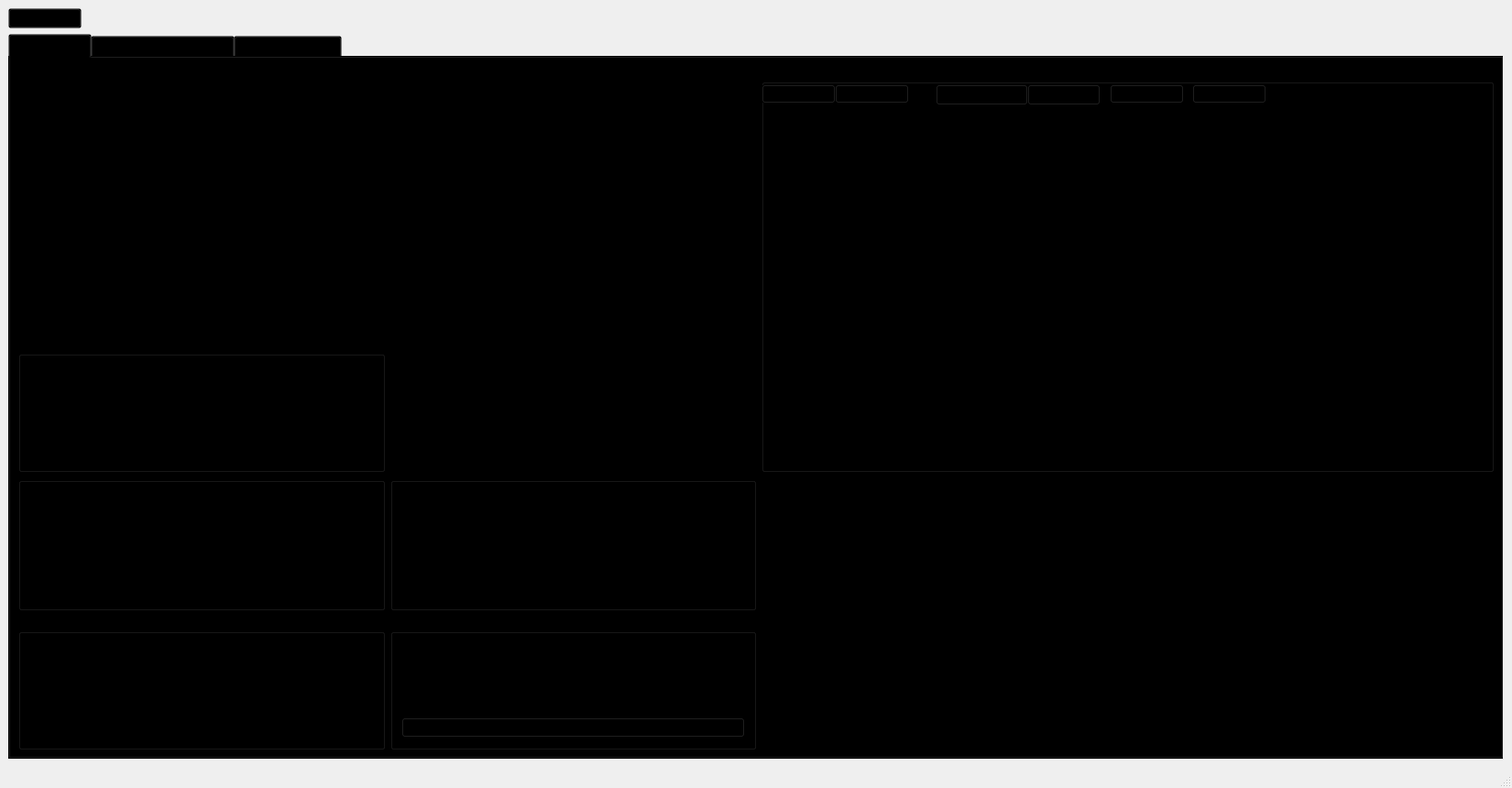
<?xml version="1.0" encoding="UTF-8"?>
<ui version="4.0">
 <class>MainWindow</class>
 <widget class="QMainWindow" name="MainWindow">
  <property name="geometry">
   <rect>
    <x>0</x>
    <y>0</y>
    <width>1650</width>
    <height>860</height>
   </rect>
  </property>
  <property name="windowTitle">
   <string>MainWindow</string>
  </property>
  <property name="styleSheet">
   <string notr="true"/>
  </property>
  <widget class="QWidget" name="centralwidget">
   <property name="styleSheet">
    <string notr="true">background: transparent;</string>
   </property>
   <layout class="QGridLayout" name="gridLayout">
    <item row="1" column="0" alignment="Qt::AlignLeft">
     <widget class="QPushButton" name="baglan_btn">
      <property name="text">
       <string>BAĞLAN</string>
      </property>
      <property name="icon">
       <iconset>
        <normaloff>:/window/icons/down-arrow.png</normaloff>:/window/icons/down-arrow.png</iconset>
      </property>
     </widget>
    </item>
    <item row="2" column="0">
     <widget class="QTabWidget" name="arayuz">
      <property name="styleSheet">
       <string notr="true"/>
      </property>
      <property name="currentIndex">
       <number>0</number>
      </property>
      <widget class="QWidget" name="tab">
       <property name="styleSheet">
        <string notr="true">background-image: url(:/team/icons/team-logo.png);
background-repeat: no-repeat;
background-position: center;

position: relative;

before {
    content: &quot;&quot;;
    position: absolute;
    top: 0;
    left: 0;
    right: 0;
    bottom: 0;
    background-image: url(:/team/icons/team-logo.png);
    background-repeat: no-repeat;
    background-position: center;
    opacity: 0.5; /* Burada şeffaflık oranını ayarlayabilirsiniz */
    z-index: -1; /* Pseudo-element'in arka planda kalmasını sağlar */
}
</string>
       </property>
       <attribute name="title">
        <string>ANA SAYFA</string>
       </attribute>
       <layout class="QGridLayout" name="gridLayout_2">
        <item row="3" column="1">
         <widget class="QGroupBox" name="groupBox_2">
          <property name="styleSheet">
           <string notr="true">background: transparent;</string>
          </property>
          <property name="title">
           <string/>
          </property>
          <layout class="QGridLayout" name="gridLayout_4">
           <item row="0" column="0">
            <widget class="QLabel" name="label_11">
             <property name="text">
              <string>Enlem</string>
             </property>
            </widget>
           </item>
           <item row="0" column="1">
            <widget class="QLabel" name="lat_lbl">
             <property name="text">
              <string>0,0</string>
             </property>
            </widget>
           </item>
           <item row="1" column="0">
            <widget class="QLabel" name="label_12">
             <property name="text">
              <string>Boylam</string>
             </property>
            </widget>
           </item>
           <item row="1" column="1">
            <widget class="QLabel" name="lon_lbl">
             <property name="text">
              <string>0,0</string>
             </property>
            </widget>
           </item>
           <item row="2" column="0">
            <widget class="QLabel" name="label_13">
             <property name="text">
              <string>İrtifa</string>
             </property>
            </widget>
           </item>
           <item row="2" column="1">
            <widget class="QLabel" name="alt_lbl">
             <property name="text">
              <string>0,0</string>
             </property>
            </widget>
           </item>
          </layout>
         </widget>
        </item>
        <item row="0" column="2" rowspan="3" colspan="2">
         <widget class="QGroupBox" name="groupBox_5">
          <property name="styleSheet">
           <string notr="true">background: transparent;</string>
          </property>
          <property name="title">
           <string>GroupBox</string>
          </property>
          <widget class="QLabel" name="map_lbl">
           <property name="geometry">
            <rect>
             <x>20</x>
             <y>10</y>
             <width>801</width>
             <height>491</height>
            </rect>
           </property>
           <property name="styleSheet">
            <string notr="true">background: transparent;</string>
           </property>
           <property name="text">
            <string/>
           </property>
           <property name="pixmap">
            <pixmap>../Pictures/Screenshots/Ekran görüntüsü 2025-02-08 203900.png</pixmap>
           </property>
          </widget>
          <widget class="QLabel" name="hud_lbl">
           <property name="geometry">
            <rect>
             <x>420</x>
             <y>60</y>
             <width>261</width>
             <height>131</height>
            </rect>
           </property>
           <property name="styleSheet">
            <string notr="true">background: transparent;</string>
           </property>
           <property name="text">
            <string/>
           </property>
           <property name="pixmap">
            <pixmap>../Pictures/Screenshots/Ekran görüntüsü 2025-02-11 154329.png</pixmap>
           </property>
          </widget>
          <widget class="QPushButton" name="arm_btn">
           <property name="geometry">
            <rect>
             <x>0</x>
             <y>20</y>
             <width>81</width>
             <height>21</height>
            </rect>
           </property>
           <property name="styleSheet">
            <string notr="true">background: transparent;</string>
           </property>
           <property name="text">
            <string>ARM</string>
           </property>
          </widget>
          <widget class="QPushButton" name="kac_btn">
           <property name="geometry">
            <rect>
             <x>80</x>
             <y>20</y>
             <width>81</width>
             <height>21</height>
            </rect>
           </property>
           <property name="styleSheet">
            <string notr="true">background: transparent;</string>
           </property>
           <property name="text">
            <string>KAÇ</string>
           </property>
          </widget>
          <widget class="QComboBox" name="mod_cb">
           <property name="geometry">
            <rect>
             <x>190</x>
             <y>20</y>
             <width>101</width>
             <height>23</height>
            </rect>
           </property>
           <property name="styleSheet">
            <string notr="true">background: transparent;</string>
           </property>
           <item>
            <property name="text">
             <string>STABILIZED</string>
            </property>
           </item>
           <item>
            <property name="text">
             <string>MANUAL</string>
            </property>
           </item>
           <item>
            <property name="text">
             <string>LAND</string>
            </property>
           </item>
           <item>
            <property name="text">
             <string>HOLD</string>
            </property>
           </item>
           <item>
            <property name="text">
             <string>MISSION</string>
            </property>
           </item>
          </widget>
          <widget class="QPushButton" name="mod_btn">
           <property name="geometry">
            <rect>
             <x>290</x>
             <y>20</y>
             <width>80</width>
             <height>23</height>
            </rect>
           </property>
           <property name="styleSheet">
            <string notr="true">background: transparent;</string>
           </property>
           <property name="text">
            <string>select</string>
           </property>
          </widget>
          <widget class="QPushButton" name="sinirciz_btn">
           <property name="geometry">
            <rect>
             <x>380</x>
             <y>20</y>
             <width>81</width>
             <height>21</height>
            </rect>
           </property>
           <property name="styleSheet">
            <string notr="true">background: transparent;</string>
           </property>
           <property name="text">
            <string>Sınır Çiz</string>
           </property>
           <property name="icon">
            <iconset>
             <normaloff>:/map/icons/plane.png</normaloff>:/map/icons/plane.png</iconset>
           </property>
          </widget>
          <widget class="QPushButton" name="hss_btn">
           <property name="geometry">
            <rect>
             <x>470</x>
             <y>20</y>
             <width>81</width>
             <height>21</height>
            </rect>
           </property>
           <property name="styleSheet">
            <string notr="true">background: transparent;</string>
           </property>
           <property name="text">
            <string>HSS Yenile</string>
           </property>
           <property name="icon">
            <iconset>
             <normaloff>:/map/icons/plane.png</normaloff>:/map/icons/plane.png</iconset>
           </property>
          </widget>
          <widget class="QCheckBox" name="takp_cbh">
           <property name="geometry">
            <rect>
             <x>560</x>
             <y>20</y>
             <width>81</width>
             <height>20</height>
            </rect>
           </property>
           <property name="styleSheet">
            <string notr="true">background: transparent;</string>
           </property>
           <property name="text">
            <string>Takip Et</string>
           </property>
          </widget>
         </widget>
        </item>
        <item row="3" column="0">
         <widget class="QGroupBox" name="groupBox_4">
          <property name="styleSheet">
           <string notr="true">background: transparent;</string>
          </property>
          <property name="title">
           <string/>
          </property>
          <layout class="QGridLayout" name="gridLayout_3">
           <item row="0" column="1">
            <widget class="QLabel" name="roll_lbl">
             <property name="text">
              <string>0,0</string>
             </property>
            </widget>
           </item>
           <item row="0" column="0">
            <widget class="QLabel" name="label_8">
             <property name="text">
              <string>Roll (deg)</string>
             </property>
            </widget>
           </item>
           <item row="1" column="0">
            <widget class="QLabel" name="label_9">
             <property name="text">
              <string>Pitch (deg)</string>
             </property>
            </widget>
           </item>
           <item row="2" column="1">
            <widget class="QLabel" name="yaw_lbl">
             <property name="text">
              <string>0,0</string>
             </property>
            </widget>
           </item>
           <item row="2" column="0">
            <widget class="QLabel" name="label_10">
             <property name="text">
              <string>Yaw (deg)</string>
             </property>
            </widget>
           </item>
           <item row="1" column="1">
            <widget class="QLabel" name="pitch_lbl">
             <property name="text">
              <string>0,0</string>
             </property>
            </widget>
           </item>
          </layout>
         </widget>
        </item>
        <item row="4" column="0">
         <widget class="QGroupBox" name="groupBox_hizverileri_2">
          <property name="styleSheet">
           <string notr="true">background: transparent;</string>
          </property>
          <property name="title">
           <string>Hız Verileri</string>
          </property>
          <layout class="QGridLayout" name="gridLayout_6">
           <item row="0" column="0">
            <widget class="QLabel" name="lbl_hz">
             <property name="text">
              <string>HAVA HIZI (m/s):</string>
             </property>
            </widget>
           </item>
           <item row="0" column="1">
            <widget class="QLabel" name="havahizi_lbl">
             <property name="text">
              <string>0.00</string>
             </property>
            </widget>
           </item>
           <item row="1" column="0">
            <widget class="QLabel" name="label_15">
             <property name="text">
              <string>YER HIZI(m/s):</string>
             </property>
            </widget>
           </item>
           <item row="1" column="1">
            <widget class="QLabel" name="yerhizi_lbl">
             <property name="text">
              <string>0.00</string>
             </property>
            </widget>
           </item>
          </layout>
         </widget>
        </item>
        <item row="3" column="2" rowspan="2" colspan="2">
         <widget class="QLabel" name="terminal_lbl">
          <property name="styleSheet">
           <string notr="true">background: transparent;</string>
          </property>
          <property name="text">
           <string>TextLabel</string>
          </property>
         </widget>
        </item>
        <item row="2" column="0">
         <widget class="QGroupBox" name="groupBox_7">
          <property name="styleSheet">
           <string notr="true">background: transparent;</string>
          </property>
          <property name="title">
           <string>Uçuş Bilgileri</string>
          </property>
          <layout class="QGridLayout" name="gridLayout_5">
           <item row="0" column="0">
            <widget class="QLabel" name="label">
             <property name="text">
              <string>Uçuş modu:</string>
             </property>
            </widget>
           </item>
           <item row="0" column="1">
            <widget class="QLabel" name="ucusmod_lbl">
             <property name="text">
              <string/>
             </property>
            </widget>
           </item>
           <item row="1" column="0">
            <widget class="QLabel" name="label_5">
             <property name="text">
              <string>Uçuş süresi:</string>
             </property>
            </widget>
           </item>
           <item row="1" column="1">
            <widget class="QLabel" name="ucussuresi_lbl">
             <property name="text">
              <string/>
             </property>
            </widget>
           </item>
          </layout>
         </widget>
        </item>
        <item row="4" column="1">
         <widget class="QGroupBox" name="groupBox">
          <property name="styleSheet">
           <string notr="true">background: transparent;</string>
          </property>
          <property name="title">
           <string>Önerilen Sıralama</string>
          </property>
          <layout class="QGridLayout" name="gridLayout_7">
           <item row="0" column="0">
            <widget class="QRadioButton" name="iha1_rbtn">
             <property name="text">
              <string>İHA 1</string>
             </property>
            </widget>
           </item>
           <item row="1" column="0">
            <widget class="QRadioButton" name="iha2_rbtn">
             <property name="text">
              <string>İHA 2</string>
             </property>
            </widget>
           </item>
           <item row="2" column="0">
            <widget class="QRadioButton" name="iha3_rbtn">
             <property name="text">
              <string>İHA 3</string>
             </property>
            </widget>
           </item>
           <item row="3" column="0">
            <widget class="QPushButton" name="select_btn">
             <property name="text">
              <string>SELECT</string>
             </property>
            </widget>
           </item>
          </layout>
         </widget>
        </item>
        <item row="0" column="0" rowspan="2" colspan="2">
         <widget class="QLabel" name="kamera_lbl">
          <property name="styleSheet">
           <string notr="true">border-image: url(:/team/icons/kamera.png);

</string>
          </property>
          <property name="text">
           <string/>
          </property>
         </widget>
        </item>
       </layout>
      </widget>
      <widget class="QWidget" name="tab_3">
       <attribute name="title">
        <string>BAGLANTI PENCERESİ</string>
       </attribute>
       <layout class="QGridLayout" name="gridLayout_9">
        <item row="1" column="1" rowspan="2">
         <widget class="QGroupBox" name="gb_guvenlikonlemleri2">
          <property name="styleSheet">
           <string notr="true">background: transparent;</string>
          </property>
          <property name="title">
           <string>Güvenlik Önlemleri</string>
          </property>
          <widget class="QLabel" name="label_3">
           <property name="geometry">
            <rect>
             <x>12</x>
             <y>49</y>
             <width>81</width>
             <height>16</height>
            </rect>
           </property>
           <property name="text">
            <string>MAXİRTİFA :</string>
           </property>
          </widget>
          <widget class="QLabel" name="label_4">
           <property name="geometry">
            <rect>
             <x>12</x>
             <y>99</y>
             <width>71</width>
             <height>16</height>
            </rect>
           </property>
           <property name="text">
            <string>MİNİRTİFA :</string>
           </property>
          </widget>
          <widget class="QLabel" name="label_7">
           <property name="geometry">
            <rect>
             <x>0</x>
             <y>150</y>
             <width>101</width>
             <height>16</height>
            </rect>
           </property>
           <property name="text">
            <string>ORTALAMA HIZ :</string>
           </property>
          </widget>
          <widget class="QLineEdit" name="lineEdit">
           <property name="geometry">
            <rect>
             <x>100</x>
             <y>50</y>
             <width>137</width>
             <height>22</height>
            </rect>
           </property>
          </widget>
          <widget class="QLineEdit" name="lineEdit_2">
           <property name="geometry">
            <rect>
             <x>100</x>
             <y>90</y>
             <width>137</width>
             <height>22</height>
            </rect>
           </property>
          </widget>
          <widget class="QLineEdit" name="lineEdit_3">
           <property name="geometry">
            <rect>
             <x>100</x>
             <y>140</y>
             <width>137</width>
             <height>22</height>
            </rect>
           </property>
          </widget>
         </widget>
        </item>
        <item row="3" column="0" rowspan="2">
         <widget class="QGroupBox" name="groupBox_9">
          <property name="styleSheet">
           <string notr="true">background: transparent;</string>
          </property>
          <property name="title">
           <string>TEKNOFEST TELEMETRİSİ</string>
          </property>
          <widget class="QLabel" name="label_2">
           <property name="geometry">
            <rect>
             <x>20</x>
             <y>26</y>
             <width>55</width>
             <height>20</height>
            </rect>
           </property>
           <property name="text">
            <string>Http:</string>
           </property>
          </widget>
          <widget class="QLineEdit" name="telemetri_lbl">
           <property name="geometry">
            <rect>
             <x>10</x>
             <y>50</y>
             <width>311</width>
             <height>22</height>
            </rect>
           </property>
          </widget>
          <widget class="QLabel" name="label_6">
           <property name="geometry">
            <rect>
             <x>20</x>
             <y>90</y>
             <width>81</width>
             <height>16</height>
            </rect>
           </property>
           <property name="text">
            <string>Kullanici Adı : </string>
           </property>
          </widget>
          <widget class="QLabel" name="label_14">
           <property name="geometry">
            <rect>
             <x>20</x>
             <y>120</y>
             <width>55</width>
             <height>16</height>
            </rect>
           </property>
           <property name="text">
            <string>Sifre :</string>
           </property>
          </widget>
          <widget class="QLineEdit" name="telemetrikullancadi_lbl">
           <property name="geometry">
            <rect>
             <x>122</x>
             <y>90</y>
             <width>201</width>
             <height>22</height>
            </rect>
           </property>
          </widget>
          <widget class="QLineEdit" name="telemetrisifre_lbl">
           <property name="geometry">
            <rect>
             <x>122</x>
             <y>120</y>
             <width>201</width>
             <height>22</height>
            </rect>
           </property>
          </widget>
          <widget class="QPushButton" name="giris_btn">
           <property name="geometry">
            <rect>
             <x>12</x>
             <y>160</y>
             <width>321</width>
             <height>28</height>
            </rect>
           </property>
           <property name="text">
            <string>GİRİŞ</string>
           </property>
          </widget>
         </widget>
        </item>
        <item row="2" column="0">
         <widget class="QGroupBox" name="groupBox_8">
          <property name="styleSheet">
           <string notr="true">

background: transparent;</string>
          </property>
          <property name="title">
           <string>KAMERA BAĞLANTISI</string>
          </property>
          <widget class="QLabel" name="label_33">
           <property name="geometry">
            <rect>
             <x>30</x>
             <y>50</y>
             <width>71</width>
             <height>16</height>
            </rect>
           </property>
           <property name="text">
            <string>İP ADRESİ:</string>
           </property>
          </widget>
          <widget class="QLabel" name="label_34">
           <property name="geometry">
            <rect>
             <x>40</x>
             <y>110</y>
             <width>55</width>
             <height>16</height>
            </rect>
           </property>
           <property name="text">
            <string>PORT:</string>
           </property>
          </widget>
          <widget class="QLineEdit" name="kameraip_lbl">
           <property name="geometry">
            <rect>
             <x>130</x>
             <y>50</y>
             <width>113</width>
             <height>22</height>
            </rect>
           </property>
          </widget>
          <widget class="QLineEdit" name="kameraport_lbl">
           <property name="geometry">
            <rect>
             <x>120</x>
             <y>100</y>
             <width>113</width>
             <height>22</height>
            </rect>
           </property>
          </widget>
          <widget class="QPushButton" name="gonder_btn">
           <property name="geometry">
            <rect>
             <x>70</x>
             <y>160</y>
             <width>93</width>
             <height>28</height>
            </rect>
           </property>
           <property name="text">
            <string>GÖNDER</string>
           </property>
          </widget>
          <widget class="QPushButton" name="kameragonder_btn">
           <property name="geometry">
            <rect>
             <x>32</x>
             <y>130</y>
             <width>291</width>
             <height>28</height>
            </rect>
           </property>
           <property name="text">
            <string>GÖNDER</string>
           </property>
          </widget>
         </widget>
        </item>
        <item row="1" column="0">
         <widget class="QGroupBox" name="groupBox_6">
          <property name="styleSheet">
           <string notr="true">background: transparent;</string>
          </property>
          <property name="title">
           <string>GroupBox</string>
          </property>
          <widget class="QLabel" name="label_31">
           <property name="geometry">
            <rect>
             <x>30</x>
             <y>40</y>
             <width>55</width>
             <height>16</height>
            </rect>
           </property>
           <property name="text">
            <string>İP ADRESİ</string>
           </property>
          </widget>
          <widget class="QLineEdit" name="ip1_lbl">
           <property name="geometry">
            <rect>
             <x>20</x>
             <y>60</y>
             <width>113</width>
             <height>22</height>
            </rect>
           </property>
          </widget>
          <widget class="QLabel" name="label_32">
           <property name="geometry">
            <rect>
             <x>30</x>
             <y>110</y>
             <width>55</width>
             <height>16</height>
            </rect>
           </property>
           <property name="text">
            <string>PORT</string>
           </property>
          </widget>
          <widget class="QLineEdit" name="port1_lbl">
           <property name="geometry">
            <rect>
             <x>30</x>
             <y>140</y>
             <width>113</width>
             <height>22</height>
            </rect>
           </property>
          </widget>
          <widget class="QComboBox" name="bagintituru_cmb">
           <property name="geometry">
            <rect>
             <x>160</x>
             <y>60</y>
             <width>131</width>
             <height>22</height>
            </rect>
           </property>
           <item>
            <property name="text">
             <string>Bağlantı Türü</string>
            </property>
           </item>
           <item>
            <property name="text">
             <string>TCP</string>
            </property>
           </item>
           <item>
            <property name="text">
             <string>udp</string>
            </property>
           </item>
           <item>
            <property name="text">
             <string/>
            </property>
           </item>
          </widget>
          <widget class="QComboBox" name="bagintigenisligi_cmb">
           <property name="geometry">
            <rect>
             <x>160</x>
             <y>140</y>
             <width>131</width>
             <height>22</height>
            </rect>
           </property>
           <item>
            <property name="text">
             <string>Bant Genişligi</string>
            </property>
           </item>
           <item>
            <property name="text">
             <string>57600</string>
            </property>
           </item>
           <item>
            <property name="text">
             <string>115200</string>
            </property>
           </item>
          </widget>
         </widget>
        </item>
        <item row="1" column="3" rowspan="5" colspan="2">
         <widget class="QGroupBox" name="gb_guvenliknlemleri">
          <property name="styleSheet">
           <string notr="true">background: transparent;</string>
          </property>
          <property name="title">
           <string>Güvenlik Önlemleri</string>
          </property>
          <widget class="QLineEdit" name="lineEdit_4">
           <property name="geometry">
            <rect>
             <x>350</x>
             <y>90</y>
             <width>161</width>
             <height>22</height>
            </rect>
           </property>
          </widget>
          <widget class="QComboBox" name="comboBox">
           <property name="geometry">
            <rect>
             <x>40</x>
             <y>90</y>
             <width>271</width>
             <height>22</height>
            </rect>
           </property>
           <item>
            <property name="text">
             <string>qr_coord_x_offset</string>
            </property>
           </item>
           <item>
            <property name="text">
             <string>qr_coord_y_offset</string>
            </property>
           </item>
           <item>
            <property name="text">
             <string>diving_distance_offset</string>
            </property>
           </item>
           <item>
            <property name="text">
             <string>diving_min_altitude_offset</string>
            </property>
           </item>
           <item>
            <property name="text">
             <string>diving_angle</string>
            </property>
           </item>
           <item>
            <property name="text">
             <string>diving_altitude</string>
            </property>
           </item>
           <item>
            <property name="text">
             <string>min_altitude</string>
            </property>
           </item>
           <item>
            <property name="text">
             <string>closing_distance</string>
            </property>
           </item>
           <item>
            <property name="text">
             <string>is_gazebo</string>
            </property>
           </item>
           <item>
            <property name="text">
             <string>closing_angle</string>
            </property>
           </item>
          </widget>
         </widget>
        </item>
       </layout>
      </widget>
      <widget class="QWidget" name="tab_2">
       <attribute name="title">
        <string>TAKIM VERİLERİ</string>
       </attribute>
       <layout class="QGridLayout" name="gridLayout_11">
        <item row="0" column="0">
         <widget class="QPushButton" name="pushButton">
          <property name="styleSheet">
           <string notr="true">background: transparent;</string>
          </property>
          <property name="text">
           <string/>
          </property>
         </widget>
        </item>
       </layout>
      </widget>
     </widget>
    </item>
   </layout>
  </widget>
  <widget class="QStatusBar" name="statusbar"/>
 </widget>
 <resources/>
 <connections/>
</ui>
